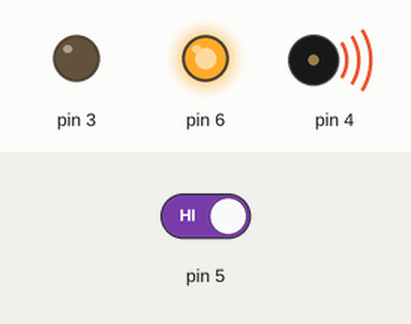
Recording of a sketch running on a simulated Arduino Uno, built with avr-gcc and run on an emulated ATmega328P. Shown: output pins drawn as LEDs (lit = HIGH), buzzer (waves = sounding). The inputs (shaded band) are chosen by the test bench; at power-on: pin 5 HIGH.

Above: at 1.2 s.
1.3 s: pin 5 driven LOW
At 2.0 s:
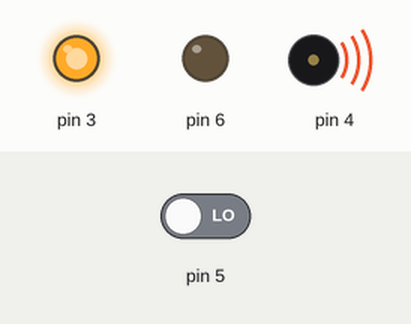
At 3.0 s:
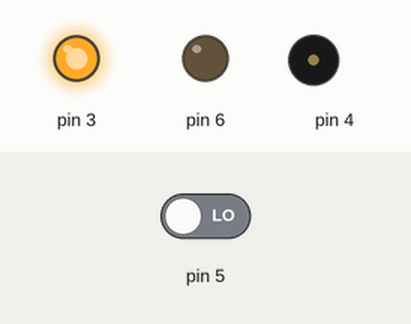
3.7 s: pin 5 driven HIGH
At 4.5 s:
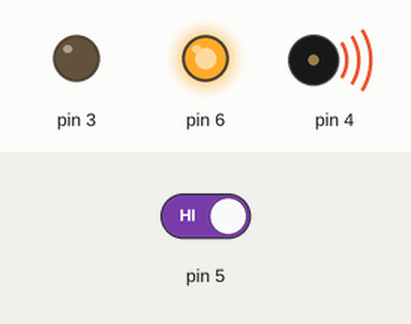
Timing chart, 0 to 6.7 s (numbered marks = the images above; inputs shaded):
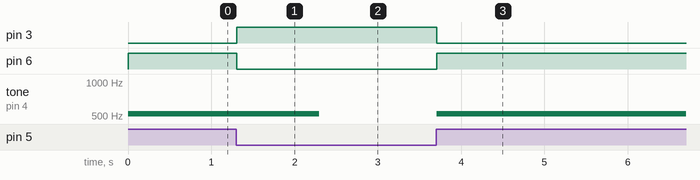

Measured:
- after the input at 1.3 s, pin 3: LOW → HIGH at once; pin 6: HIGH → LOW at once; tone on pin 4: 523 Hz → silent after 0.99 s
- after the input at 3.7 s, pin 3: HIGH → LOW at once; pin 6: LOW → HIGH at once; tone on pin 4: silent → 523 Hz at once

The sketch:

sensor_movimento_2.0.ino
```cpp
// C++ code
//
void setup()
{
  pinMode(5, INPUT);
  pinMode(3, OUTPUT);
  pinMode(6, OUTPUT);
  pinMode(4, OUTPUT);
}

void loop()
{
  if (digitalRead(5) == 0) {
    digitalWrite(3, HIGH);
    digitalWrite(6, LOW);
  } else {
    digitalWrite(3, LOW);
    digitalWrite(6, HIGH);
    tone(4, 523, 1000); // play tone 60 (C5 = 523 Hz)
  }
  delay(10); // Delay a little bit to improve simulation performance
}
```
